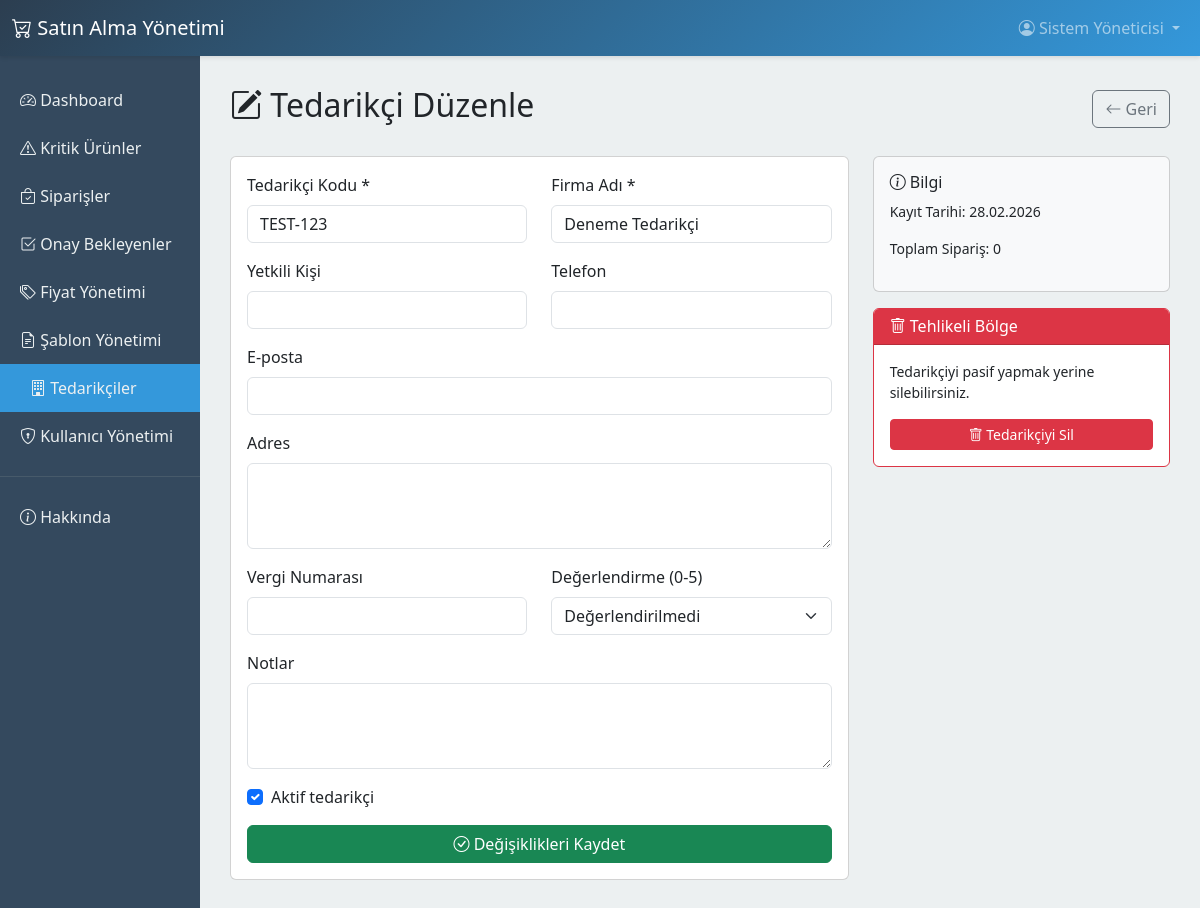
The page /suppliers/1/edit (signed in) on the database its author committed.
### app/models.py (models this page shows, shortened)
class User(UserMixin, db.Model):
    __tablename__ = 'users'
    id = db.Column(db.Integer, primary_key=True)
    name = db.Column(db.String(120), nullable=False)
    username = db.Column(db.String(80), unique=True, nullable=False)
    email = db.Column(db.String(120), unique=True)
    password_hash = db.Column(db.String(256), nullable=False)
    role = db.Column(db.String(20), default='purchasing')  # purchasing, manager, admin
    is_active = db.Column(db.Boolean, default=True)
    created_at = db.Column(db.DateTime, default=datetime.utcnow)

class Supplier(db.Model):
    __tablename__ = 'suppliers'
    id = db.Column(db.Integer, primary_key=True)
    code = db.Column(db.String(50), unique=True, nullable=False)
    name = db.Column(db.String(200), nullable=False)
    contact_person = db.Column(db.String(120))
    phone = db.Column(db.String(50))
    email = db.Column(db.String(120))
    address = db.Column(db.Text)
    tax_number = db.Column(db.String(50))
    notes = db.Column(db.Text)
    rating = db.Column(db.Integer, default=0)  # 0-5 yıldız
    is_active = db.Column(db.Boolean, default=True)
    created_at = db.Column(db.DateTime, default=datetime.utcnow)
    tax_office = db.Column(db.String(100))
    iban = db.Column(db.String(50))
    payment_terms = db.Column(db.String(100))
    supplier_category = db.Column(db.String(50))
    status = db.Column(db.String(20), default='approved') # pending, approved, blacklisted
    purchase_orders = db.relationship('PurchaseOrder', backref='supplier', lazy='dynamic')
    contacts = db.relationship('SupplierContact', backref='supplier', lazy='dynamic', cascade='all, delete-orphan')
    documents = db.relationship('SupplierDocument', backref='supplier', lazy='dynamic', cascade='all, delete-orphan')

### app/routes/suppliers.py (the view, shortened to what this page needs)
@suppliers_bp.route('/<int:id>/edit', methods=['GET', 'POST'])
@login_required
def edit(id):
    supplier = Supplier.query.get_or_404(id)
    return render_template('suppliers/edit.html', supplier=supplier)

### app/models.py (called while the page is built)
@login_manager.user_loader
def load_user(id):
    return User.query.get(int(id))

### app/templates/suppliers/edit.html (shortened to what this page needs)
{% extends "base.html" %}
{% block content %}
<div class="d-flex justify-content-between align-items-center mb-4">
    <h2><i class="bi bi-pencil-square"></i> Tedarikçi Düzenle</h2>
    <a href="{{ url_for('suppliers.view', id=supplier.id) }}" class="btn btn-outline-secondary">
        <i class="bi bi-arrow-left"></i> Geri
    </a>
</div>
<div class="row">
    <div class="col-md-8">
        <div class="card">
            <div class="card-body">
                <form method="POST">
                    <div class="row mb-3">
                        <div class="col-md-6">
                            <label class="form-label">Tedarikçi Kodu *</label>
                            <input type="text" name="code" class="form-control" value="{{ supplier.code }}" required>
                        </div>
                        <div class="col-md-6">
                            <label class="form-label">Firma Adı *</label>
                            <input type="text" name="name" class="form-control" value="{{ supplier.name }}" required>
                        </div>
                    </div>
                    <div class="row mb-3">
                        <div class="col-md-6">
                            <label class="form-label">Yetkili Kişi</label>
                            <input type="text" name="contact_person" class="form-control"
                                value="{{ supplier.contact_person or '' }}">
                        </div>
                        <div class="col-md-6">
                            <label class="form-label">Telefon</label>
                            <input type="text" name="phone" class="form-control" value="{{ supplier.phone or '' }}">
                        </div>
                    </div>
                    <div class="mb-3">
                        <label class="form-label">E-posta</label>
                        <input type="email" name="email" class="form-control" value="{{ supplier.email or '' }}">
                    </div>
                    <div class="mb-3">
                        <label class="form-label">Adres</label>
                        <textarea name="address" class="form-control" rows="3">{{ supplier.address or '' }}</textarea>
                    </div>
                    <div class="row mb-3">
                        <div class="col-md-6">
                            <label class="form-label">Vergi Numarası</label>
                            <input type="text" name="tax_number" class="form-control"
                                value="{{ supplier.tax_number or '' }}">
                        </div>
                        <div class="col-md-6">
                            <label class="form-label">Değerlendirme (0-5)</label>
                            <select name="rating" class="form-select">
                                <option value="0" {% if supplier.rating==0 %}selected{% endif %}>Değerlendirilmedi
                                </option>
                            </select>
                        </div>
                    </div>
                    <div class="mb-3">
                        <label class="form-label">Notlar</label>
                        <textarea name="notes" class="form-control" rows="3">{{ supplier.notes or '' }}</textarea>
                    </div>
                    <div class="form-check mb-3">
                        <input type="checkbox" name="is_active" class="form-check-input" id="isActive" {% if
                            supplier.is_active %}checked{% endif %}>
                        <label class="form-check-label" for="isActive">
                            Aktif tedarikçi
                        </label>
                    </div>
                    <div class="d-grid gap-2">
                        <button type="submit" class="btn btn-success">
                            <i class="bi bi-check-circle"></i> Değişiklikleri Kaydet
                        </button>
                    </div>
                </form>
            </div>
        </div>
    </div>
    <div class="col-md-4">
        <div class="card bg-light mb-3">
            <div class="card-body">
                <h6 class="card-title"><i class="bi bi-info-circle"></i> Bilgi</h6>
                <p class="small">Kayıt Tarihi: {{ supplier.created_at.strftime('%d.%m.%Y') }}</p>
                <p class="small">Toplam Sipariş: {{ supplier.purchase_orders.count() }}</p>
            </div>
        </div>
        <div class="card border-danger">
            <div class="card-header bg-danger text-white">
                <h6 class="mb-0"><i class="bi bi-trash"></i> Tehlikeli Bölge</h6>
            </div>
            <div class="card-body">
                <p class="small">Tedarikçiyi pasif yapmak yerine silebilirsiniz.</p>
                <form method="POST" action="{{ url_for('suppliers.delete', id=supplier.id) }}"
                    onsubmit="return confirm('Bu tedarikçiyi silmek istediğinizden emin misiniz?');">
                    <button type="submit" class="btn btn-danger btn-sm w-100">
                        <i class="bi bi-trash"></i> Tedarikçiyi Sil
                    </button>
                </form>
            </div>
        </div>
    </div>
</div>
{% endblock %}

### app/templates/base.html (shortened to what this page needs)
<!DOCTYPE html>
<html lang="tr">
<head>
    <link href="https://cdn.jsdelivr.net/npm/bootstrap@5.3.0/dist/css/bootstrap.min.css" rel="stylesheet">
    <link rel="stylesheet" href="https://cdn.jsdelivr.net/npm/bootstrap-icons@1.11.0/font/bootstrap-icons.css">
</head>
<body>
    <nav class="navbar navbar-expand-lg navbar-dark">
        <div class="container-fluid">
            <a class="navbar-brand" href="{{ url_for('main.dashboard') }}">
                <i class="bi bi-cart-check"></i> Satın Alma Yönetimi
            </a>
            <div class="collapse navbar-collapse" id="navbarNav">
                {% if current_user.is_authenticated %}
                <ul class="navbar-nav ms-auto">
                    <li class="nav-item dropdown">
                        <a class="nav-link dropdown-toggle" href="#" id="userDropdown" role="button"
                            data-bs-toggle="dropdown" aria-expanded="false">
                            <i class="bi bi-person-circle"></i> {{ current_user.name }}
                        </a>
                    </li>
                </ul>
                {% endif %}
            </div>
        </div>
    </nav>
    <div class="container-fluid">
        <div class="row">
            {% if current_user.is_authenticated %}
            <div class="col-md-2 sidebar">
                <a href="{{ url_for('main.dashboard') }}"
                    class="{% if request.endpoint == 'main.dashboard' %}active{% endif %}">
                    <i class="bi bi-speedometer2"></i> Dashboard
                </a>
                <a href="{{ url_for('purchasing.index') }}"
                    class="{% if request.endpoint == 'purchasing.index' or request.endpoint == 'purchasing.product_detail' %}active{% endif %}">
                    <i class="bi bi-exclamation-triangle"></i> Kritik Ürünler
                </a>
                <a href="{{ url_for('purchasing.orders') }}"
                    class="{% if request.endpoint == 'purchasing.orders' %}active{% endif %}">
                    <i class="bi bi-bag-check"></i> Siparişler
                </a>
                {% if current_user.role in ['admin', 'manager'] %}
                <a href="{{ url_for('purchasing.approvals') }}"
                    class="{% if request.endpoint == 'purchasing.approvals' %}active{% endif %}">
                    <i class="bi bi-check2-square"></i> Onay Bekleyenler
                </a>
                <a href="{{ url_for('purchasing.manage_prices') }}"
                    class="{% if request.endpoint == 'purchasing.manage_prices' %}active{% endif %}">
                    <i class="bi bi-tags"></i> Fiyat Yönetimi
                </a>
                <a href="{{ url_for('templates_bp.list_templates') }}"
                    class="{% if request.endpoint and request.endpoint.startswith('templates_bp') %}active{% endif %}">
                    <i class="bi bi-file-earmark-text"></i> Şablon Yönetimi
                </a>
                {% endif %}
                <a href="{{ url_for('suppliers.index') }}"
                    class="{% if request.endpoint and request.endpoint.startswith('suppliers') %}active{% endif %}">
                    <i class="bi bi-building"></i> Tedarikçiler
                </a>
                {% if current_user.role == 'admin' %}
                <a href="{{ url_for('admin_bp.manage_users') }}"
                    class="{% if request.endpoint and request.endpoint.startswith('admin') %}active{% endif %}">
                    <i class="bi bi-shield-lock"></i> Kullanıcı Yönetimi
                </a>
                {% endif %}
                <hr style="border-color: #7f8c8d;">
                <a href="{{ url_for('main.about') }}">
                    <i class="bi bi-info-circle"></i> Hakkında
                </a>
            </div>
            <div class="col-md-10 content-wrapper">
                {% else %}
                <div class="col-12 content-wrapper">
                    {% endif %}
                    {% block content %}{% endblock %}
                </div>
            </div>
        </div>
</body>
</html>

### app/templates/base.html (style rules this page uses)
:root { --primary-color: #2c3e50; --secondary-color: #3498db; --success-color: #27ae60; --warning-color: #f39c12; --danger-color: #e74c3c; }
body { font-family: 'Segoe UI', Tahoma, Geneva, Verdana, sans-serif; background-color: #ecf0f1; }
.navbar { background: linear-gradient(135deg, var(--primary-color), var(--secondary-color)); box-shadow: 0 2px 4px rgba(0, 0, 0, 0.1); }
.sidebar { min-height: calc(100vh - 56px); background-color: #34495e; padding: 20px 0; }
.sidebar a { color: #ecf0f1; padding: 12px 20px; display: block; text-decoration: none; transition: all 0.3s; }
.sidebar a:hover, .sidebar a.active { background-color: var(--secondary-color); padding-left: 30px; }
.content-wrapper { padding: 30px; }

### rows shown on the page
User: name "Sistem Yöneticisi"
Supplier: code "TEST-123", name "Deneme Tedarikçi", rating "Değerlendirilmedi", is_active "☑", created_at "28.02.2026"

### other values the page prints
{{ supplier.purchase_orders.count() }} "0"
